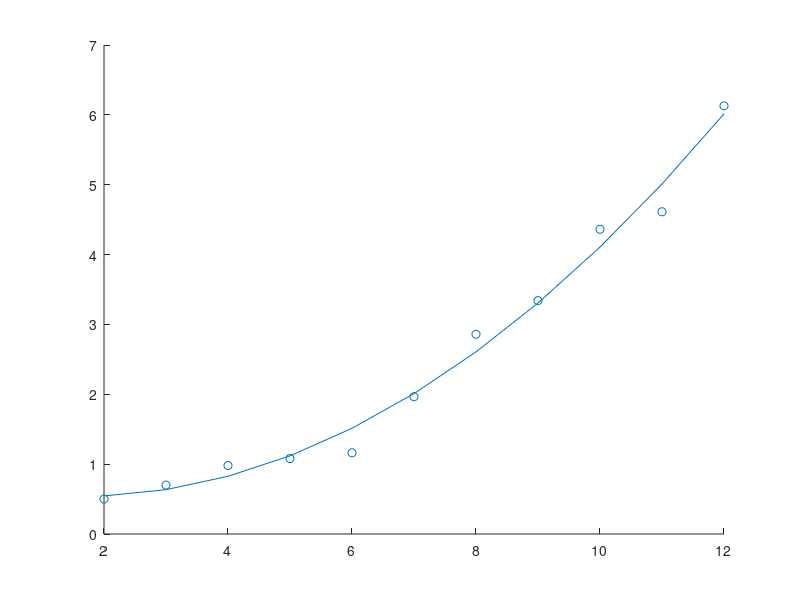

Write MATLAB code to recreate this figure.
theta =-[-2;-3;-4;-5;-6;-7;-8;-9;-10;-11;-12];
force =-[-0.5;-0.7;-0.98;-1.08;-1.1619;-1.965;-2.86;-3.341;-4.362;-4.613;-6.129] ;

P = polyfit(theta,force,2)

force_fit = P(1) * theta.^2 + P(2) * theta + P(3);

figure();
scatter(theta,force);
hold on;
plot(theta,force_fit);
